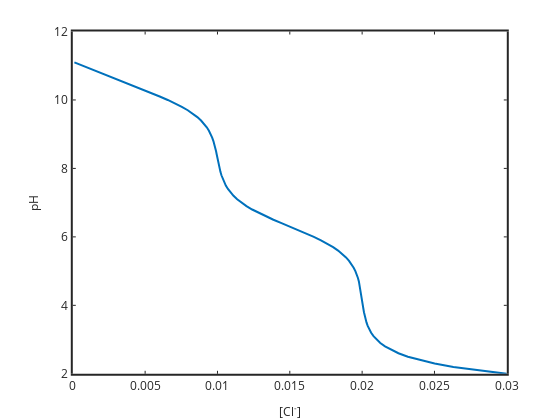

Notebook cell for this chart:
### Markdown cell above
# Titration of Na2CO3

0.01 M Na2CO3 titrated with HCl.  you can write the charge balance

$[\mathrm{Na}^+]+[\mathrm{H}^+]=[\mathrm{OH}^-]+[\mathrm{Cl}^-]+[\mathrm{HCO_3}^-]+2[\mathrm{CO_3}^{2-}]$

If we specify the pH we know all the terms except for chloride concentration, so we can solve for chloride concentration versus pH (our titration curve).

For the two charged carbonate species their concentrations are (from alpha times total carbonate ($C_T=0.01$))

$[\mathrm{HCO_3^-}]=\dfrac{C_TK_{a1}[\mathrm{H^+}]}{[\mathrm{H}^+]^2+K_{a1}[\mathrm{H^+}]+K_{a1}K_{a2}}$

$[\mathrm{CO_3^{2-}}]=\dfrac{C_TK_{a1}K_{a2}}{[\mathrm{H}^+]^2+K_{a1}[\mathrm{H^+}]+K_{a1}K_{a2}}$

### Code cell
pKa1=6.3; pKa2=10.3; Kw=10^-14; 
Ka1=10^-pKa1; Ka2=10^-pKa2;
pH=2:0.1:12; H=10.^-pH; OH=Kw./H;
CT=0.01; 

denominator=H.^2+Ka1*H+Ka1*Ka2;
alphaHA=(Ka1*H)./denominator; HCO3=CT*alphaHA;
alphaA=(Ka1*Ka2)./denominator; CO3=CT*alphaA;

Na=2*CT; % two sodium per mole of Na2CO3
Cl=H+Na-HCO3-OH-2*CO3;

% only plot the positive values
c=0;
for i=1:size(Cl,2)
if Cl(i)>=0; c=c+1; Clpos(c)=Cl(i); pHpos(c)=pH(i); end
end

plot(Clpos,pHpos,'linewidth',2);
set(gca,'linewidth',2,'fontsize',12)
xlabel('[Cl^-]','fontsize',12);
ylabel('pH','fontsize',12)
title('Titration curve of Na2CO3')

### Figure 1 — Plotly figure (JSON) as saved in the notebook; plotly's stock layout.template omitted (floating-point values rounded to 4 significant figures)
{"data": [{"line": {"color": "rgb(0,113,188)", "dash": "solid", "width": 2}, "marker": {"color": "rgb(0,113,188)", "line": {"color": "rgb(0,113,188)"}, "size": 6, "symbol": "none"}, "mode": "lines", "name": "", "showlegend": false, "type": "scatter", "visibility": true, "x": [0.03, 0.02794, 0.02631, 0.02501, 0.02398, 0.02316, 0.02251, 0.02199, 0.02158, 0.02125, 0.02099, 0.02079, 0.02062, 0.02049, 0.02039, 0.0203, 0.02023, 0.02017, 0.02013, 0.02009, 0.02005, 0.02002, 0.01998, 0.01995, 0.01992, 0.01988, 0.01983, 0.01977, 0.01971, 0.01963, 0.01953, 0.01941, 0.01927, 0.0191, 0.01889, 0.01864, 0.01834, 0.01799, 0.0176, 0.01715, 0.01666, 0.01613, 0.01557, 0.015, 0.01443, 0.01387, 0.01334, 0.01285, 0.0124, 0.012, 0.01166, 0.01136, 0.01111, 0.0109, 0.01072, 0.01058, 0.01046, 0.01036, 0.01027, 0.0102, 0.01014, 0.01009, 0.01004, 0.009998, 0.009952, 0.009904, 0.00985, 0.00979, 0.009719, 0.009634, 0.009533, 0.00941, 0.009261, 0.009081, 0.008865, 0.008606, 0.008302, 0.007946, 0.007537, 0.007075, 0.006563, 0.006007, 0.005416, 0.004801, 0.004176, 0.003553, 0.002941, 0.002346, 0.001772, 0.001213, 0.0006634, 0.0001092], "xaxis": "x", "y": [2, 2.1, 2.2, 2.3, 2.4, 2.5, 2.6, 2.7, 2.8, 2.9, 3, 3.1, 3.2, 3.3, 3.4, 3.5, 3.6, 3.7, 3.8, 3.9, 4, 4.1, 4.2, 4.3, 4.4, 4.5, 4.6, 4.7, 4.8, 4.9, 5, 5.1, 5.2, 5.3, 5.4, 5.5, 5.6, 5.7, 5.8, 5.9, 6, 6.1, 6.2, 6.3, 6.4, 6.5, 6.6, 6.7, 6.8, 6.9, 7, 7.1, 7.2, 7.3, 7.4, 7.5, 7.6, 7.7, 7.8, 7.9, 8, 8.1, 8.2, 8.3, 8.4, 8.5, 8.6, 8.7, 8.8, 8.9, 9, 9.1, 9.2, 9.3, 9.4, 9.5, 9.6, 9.7, 9.8, 9.9, 10, 10.1, 10.2, 10.3, 10.4, 10.5, 10.6, 10.7, 10.8, 10.9, 11, 11.1], "yaxis": "y"}], "layout": {"height": 420, "hovermode": "closest", "margin": {"b": 0, "l": 0, "r": 0, "t": 0}, "plot_bgcolor": "rgba(0, 0, 0, 0)", "showlegend": false, "width": 560, "xaxis": {"anchor": "y", "autorange": false, "domain": [0.13, 0.905], "exponentformat": "none", "gridcolor": "rgba(38,38,38,0.15)", "gridwidth": 2, "linecolor": "rgb(38,38,38)", "linewidth": 2, "mirror": "ticks", "range": [0, 0.03], "showgrid": false, "showline": true, "side": "bottom", "spikedash": "solid", "spikemode": "across", "spikesides": false, "spikethickness": 1, "tickangle": 0, "tickcolor": "rgb(38,38,38)", "tickfont": {"color": "rgb(38,38,38)", "size": 12}, "ticklen": 3, "ticks": "inside", "ticktext": ["0", "0.005", "0.01", "0.015", "0.02", "0.025", "0.03"], "tickvals": [0, 0.005, 0.01, 0.015, 0.02, 0.025, 0.03], "title": {"font": {"color": "rgb(38,38,38)", "size": 12}, "text": "[Cl<sup>-</sup>]"}, "type": "linear", "visible": true, "zeroline": false}, "yaxis": {"anchor": "x", "autorange": false, "domain": [0.11, 0.925], "exponentformat": "none", "gridcolor": "rgba(38,38,38,0.15)", "gridwidth": 2, "linecolor": "rgb(38,38,38)", "linewidth": 2, "mirror": "ticks", "range": [2, 12], "showgrid": false, "showline": true, "side": "left", "spikedash": "solid", "spikemode": "across", "spikesides": false, "spikethickness": 1, "tickangle": 0, "tickcolor": "rgb(38,38,38)", "tickfont": {"color": "rgb(38,38,38)", "size": 12}, "ticklen": 3, "ticks": "inside", "ticktext": ["2", "4", "6", "8", "10", "12"], "tickvals": [2, 4, 6, 8, 10, 12], "title": {"font": {"color": "rgb(38,38,38)", "size": 12}, "text": "pH"}, "type": "linear", "visible": true, "zeroline": false}}}
